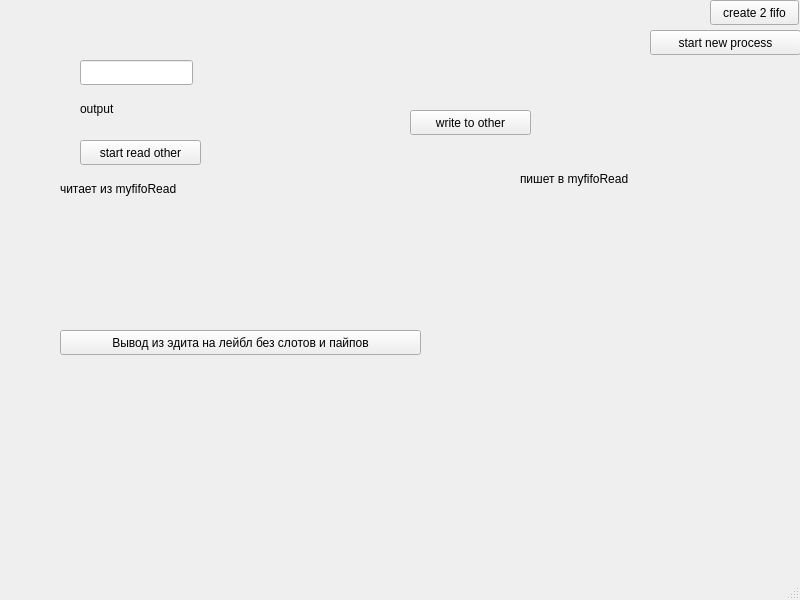
<?xml version="1.0" encoding="UTF-8"?>
<ui version="4.0">
 <class>MainWindow</class>
 <widget class="QMainWindow" name="MainWindow">
  <property name="geometry">
   <rect>
    <x>0</x>
    <y>0</y>
    <width>800</width>
    <height>600</height>
   </rect>
  </property>
  <property name="windowTitle">
   <string>MainWindow</string>
  </property>
  <widget class="QWidget" name="centralwidget">
   <widget class="QPushButton" name="pushButton_2">
    <property name="geometry">
     <rect>
      <x>410</x>
      <y>110</y>
      <width>121</width>
      <height>25</height>
     </rect>
    </property>
    <property name="text">
     <string>write to other</string>
    </property>
   </widget>
   <widget class="QPushButton" name="pushButton_3">
    <property name="geometry">
     <rect>
      <x>650</x>
      <y>30</y>
      <width>151</width>
      <height>25</height>
     </rect>
    </property>
    <property name="text">
     <string>start new process</string>
    </property>
   </widget>
   <widget class="QPushButton" name="pushButton_4">
    <property name="geometry">
     <rect>
      <x>80</x>
      <y>140</y>
      <width>121</width>
      <height>25</height>
     </rect>
    </property>
    <property name="text">
     <string>start read other</string>
    </property>
   </widget>
   <widget class="QLabel" name="label_2">
    <property name="geometry">
     <rect>
      <x>60</x>
      <y>180</y>
      <width>371</width>
      <height>17</height>
     </rect>
    </property>
    <property name="text">
     <string>читает из myfifoRead</string>
    </property>
   </widget>
   <widget class="QLabel" name="label_3">
    <property name="geometry">
     <rect>
      <x>520</x>
      <y>170</y>
      <width>341</width>
      <height>17</height>
     </rect>
    </property>
    <property name="text">
     <string>пишет в myfifoRead</string>
    </property>
   </widget>
   <widget class="QLineEdit" name="lineEdit">
    <property name="geometry">
     <rect>
      <x>80</x>
      <y>60</y>
      <width>113</width>
      <height>25</height>
     </rect>
    </property>
   </widget>
   <widget class="QPushButton" name="pushButton_6">
    <property name="geometry">
     <rect>
      <x>710</x>
      <y>0</y>
      <width>89</width>
      <height>25</height>
     </rect>
    </property>
    <property name="text">
     <string>create 2 fifo</string>
    </property>
   </widget>
   <widget class="QLabel" name="label_output">
    <property name="geometry">
     <rect>
      <x>80</x>
      <y>100</y>
      <width>451</width>
      <height>17</height>
     </rect>
    </property>
    <property name="text">
     <string>output</string>
    </property>
   </widget>
   <widget class="QPushButton" name="pushButton_7">
    <property name="geometry">
     <rect>
      <x>60</x>
      <y>330</y>
      <width>361</width>
      <height>25</height>
     </rect>
    </property>
    <property name="text">
     <string>Вывод из эдита на лейбл без слотов и пайпов</string>
    </property>
   </widget>
   <zorder>pushButton_4</zorder>
   <zorder>pushButton_2</zorder>
   <zorder>pushButton_3</zorder>
   <zorder>label_2</zorder>
   <zorder>label_3</zorder>
   <zorder>lineEdit</zorder>
   <zorder>pushButton_6</zorder>
   <zorder>label_output</zorder>
   <zorder>pushButton_7</zorder>
  </widget>
  <widget class="QMenuBar" name="menubar">
   <property name="geometry">
    <rect>
     <x>0</x>
     <y>0</y>
     <width>800</width>
     <height>22</height>
    </rect>
   </property>
  </widget>
  <widget class="QStatusBar" name="statusbar"/>
 </widget>
 <resources/>
 <connections/>
</ui>
